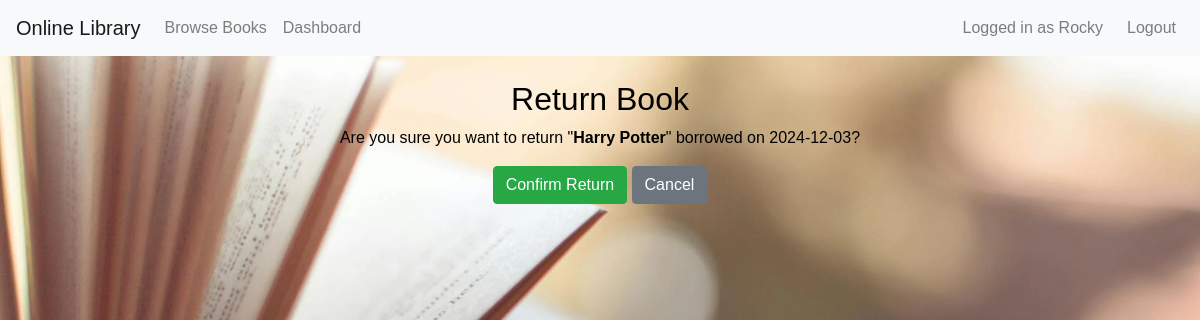
Screenshot of /return/2 (signed in) with the database file from the repository.
### models.py (models this page shows)
class User(UserMixin, db.Model):
    id = db.Column(db.Integer, primary_key=True)
    username = db.Column(db.String(150), unique=True, nullable=False)
    password = db.Column(db.String(150), nullable=False)  # Hashed password
    role = db.Column(db.String(10), default='user')  # 'admin' or 'user'
    borrows = db.relationship('Borrow', backref='user', lazy=True)

class Book(db.Model):
    id = db.Column(db.Integer, primary_key=True)
    title = db.Column(db.String(200), nullable=False)
    author = db.Column(db.String(200), nullable=False)
    available = db.Column(db.Boolean, default=True)
    borrows = db.relationship('Borrow', backref='book', lazy=True)

class Borrow(db.Model):
    id = db.Column(db.Integer, primary_key=True)
    user_id = db.Column(db.Integer, db.ForeignKey('user.id'))
    book_id = db.Column(db.Integer, db.ForeignKey('book.id'))
    borrow_date = db.Column(db.DateTime, default=datetime.utcnow)
    return_date = db.Column(db.DateTime, nullable=True)

### app.py (the view)
@app.route('/return/<int:borrow_id>', methods=['GET', 'POST'])
@login_required
def return_book(borrow_id):
    borrow = Borrow.query.get_or_404(borrow_id)
    if borrow.user_id != current_user.id and current_user.role != 'admin':
        flash('Access denied.', 'danger')
        return redirect(url_for('dashboard'))
    if request.method == 'POST':
        borrow.return_date = datetime.utcnow()
        borrow.book.available = True
        db.session.commit()
        flash(f'You have returned "{borrow.book.title}".', 'success')
        return redirect(url_for('user_dashboard'))
    return render_template('return_book.html', borrow=borrow)

### app.py (called while the page is built)
@login_manager.user_loader
def load_user(user_id):
    return User.query.get(int(user_id))

### templates/return_book.html
{% extends "base.html" %}
{% block content %}
<h2>Return Book</h2>
<p>Are you sure you want to return "<strong>{{ borrow.book.title }}</strong>" borrowed on {{ borrow.borrow_date.strftime('%Y-%m-%d') }}?</p>
<form method="POST">
    <button type="submit" class="btn btn-success">Confirm Return</button>
    <a href="{{ url_for('dashboard') }}" class="btn btn-secondary">Cancel</a>
</form>
{% endblock %}

### templates/base.html (shortened to what this page needs)
<!DOCTYPE html>
<html lang="en">
<head>
    <link rel="stylesheet" href="https://stackpath.bootstrapcdn.com/bootstrap/4.5.0/css/bootstrap.min.css">
    <link rel="stylesheet" href="{{ url_for('static', filename='styles.css') }}">
</head>
<body>
    <nav class="navbar navbar-expand-lg navbar-light bg-light">
        <a class="navbar-brand" href="{{ url_for('index') }}">Online Library</a>
        <div class="collapse navbar-collapse">
            <ul class="navbar-nav mr-auto">
                {% if current_user.is_authenticated %}
                    <li class="nav-item">
                        <a class="nav-link" href="{{ url_for('browse_books') }}">Browse Books</a>
                    </li>
                    <li class="nav-item">
                        <a class="nav-link" href="{{ url_for('dashboard') }}">Dashboard</a>
                    </li>
                {% endif %}
            </ul>
            <ul class="navbar-nav ml-auto">
                {% if current_user.is_authenticated %}
                    <li class="nav-item">
                        <span class="navbar-text mr-3">
                            Logged in as {{ current_user.username }}
                        </span>
                    </li>
                    <li class="nav-item">
                        <a class="nav-link" href="{{ url_for('logout') }}">Logout</a>
                    </li>
                {% endif %}
            </ul>
        </div>
    </nav>
    <div class="container mt-4">
        {% block content %}{% endblock %}
    </div>
</body>
</html>

### static/styles.css (style rules this page uses)
body { margin: 0; font-family: Garamond, sans-serif; color: black; background: url("pexels-photo-46274.jpg"); background-size: cover; }
.container { width: 90%; max-width: 900px; margin: 30px auto; text-align: center; }

### rows the page displays
User: username "Rocky"
Book: book "Harry Potter"
Borrow: borrow_date "2024-12-03"
